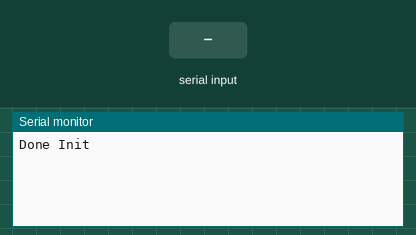
Recording of a sketch running on a simulated Arduino Uno, built with avr-gcc and run on an emulated ATmega328P. On the bench: the last lines printed to the serial monitor. The test bench sets the inputs (shaded band).

Above: at 1.2 s.
1.3 s: "1" received over the second serial link
At 2.4 s:
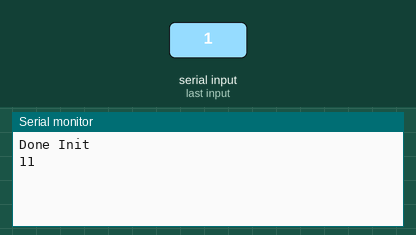
2.8 s: "0" received over the second serial link
At 3.6 s:
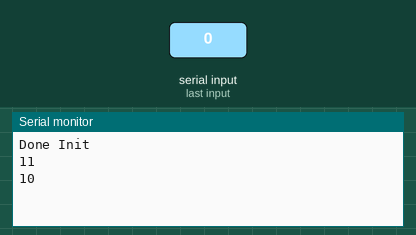
4.3 s: "2" received over the second serial link
At 4.7 s:
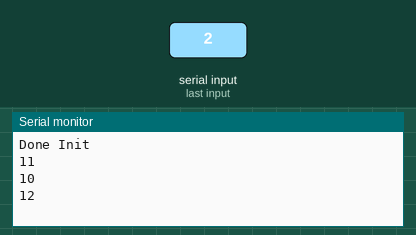

The sketch:

ERIC9_arduino_test.ino
```cpp
#include <SoftwareSerial.h>
SoftwareSerial ERIC(7, 8); //RX / TX

const String msg1 = "{0: {'time': 1647166746.8603551, 5: [5, 10, 3], 6: 0b1111111111}, 1: {'time': 1647166746.8603551, 2: [0, 0], 3: {'temp': 27, 'hum': 0, 'press': 0, 'gas': 0}}, 2: {'time': 1647166746.8603551, 1: 0, 2: 5, 4: 7}, 3: {'time': 1647166746.";
const String msg2 = "8603551, 1: 0, 3: {'temp': 0, 'hum': 0, 'press': 0, 'gas': 0}}, 4: [1647166746.8603551, 0], 5: [1647166746.8603551, 0], 6: [1647166746.8603551, 0], 7: [1647166746.8603551, 0], 8: [1647166746.8603551, 0], 9: [1647166746.8603551, 0], 10: ";
const String msg3 = "[1647166746.8603551, 0], 11: [1647166746.8603551, 0], 12: [1647166746.8603551, 1], 13: [1647166746.8603551, 1], 14: [1647166746.8603551, 1], 15: [1647166746.8603551, 1]}";
void setup() {
  // put your setup code here, to run once:
  ERIC.begin(19200);

  Serial.begin(19200);

  Serial.println("Done Init");
  ERIC.print("ER_CMD#U?");
}

void loop() {
  // put your main code here, to run repeatedly:
  String tempStr = "";
  while(ERIC.available()){
    char temp = ERIC.read();
    tempStr += temp;
  }
  if(tempStr != ""){
    Serial.print(tempStr.length());
    Serial.println(tempStr);
  }

//  Serial.println("transmitting");
//  ERIC.print(msg1);
//  delay(1000);
//  ERIC.print(msg2);
//  delay(1000);
//  ERIC.print(msg3);
//  delay(10000);
}
```

Measured:
- after the input at 1.3 s, the serial monitor: prints a new line at once (image 1)
- after the input at 2.8 s, the serial monitor: prints a new line at once (image 2)
- after the input at 4.3 s, the serial monitor: prints a new line at once (image 3)
